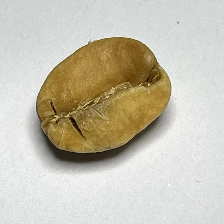
#> input picture dataset/test/Light/light (8).png, 224 x 224 px, found by its file name
$ python cielab.py
#> lines starting #> are read from the running program, lines starting #| are printed output that depends on the picture
import cv2
import numpy as np
import matplotlib.pyplot as plt

img = cv2.imread("dataset/raw/Light/light (8).png")# fungsi baca gambar dari cv2
#> img is the input picture: shape (224, 224, 3); mean B, G, R 178, 194.5, 199.3
img_rgb = cv2.cvtColor(img, cv2.COLOR_BGR2RGB) #konversi gambar jadi rgb

img_lab = cv2.cvtColor(img_rgb,cv2.COLOR_RGB2LAB)
#> img_lab: shape (224, 224, 3); mean of channels 0, 1, 2 199.7, 128, 137.4

l, a, b = cv2.split(img_lab)
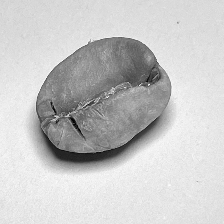
#> l: shape (224, 224); min 2, max 254, mean 199.7
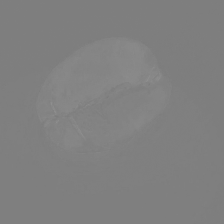
#> a: shape (224, 224); min 122, max 143, mean 128
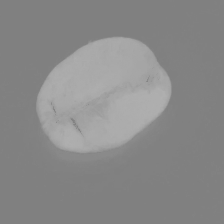
#> b: shape (224, 224); min 127, max 176, mean 137.4
Lmean = np.mean(l)
#> Lmean = 199.7
Amean = np.mean(a)
#> Amean = 128
Bmean = np.mean(b)
#> Bmean = 137.4
L_mean_real = Lmean * (100 / 255)
#> L_mean_real = 78.3
A_mean_real = Amean - 128
#> A_mean_real = -0.0166
B_mean_real = Bmean - 128
#> B_mean_real = 9.44

print(f"L*: {L_mean_real:.2f}")
#| L*: 78.30
print(f"a*: {A_mean_real:.2f}")
#| a*: -0.02
print(f"b*: {B_mean_real:.2f}")
#| b*: 9.44

# fig, ax = plt.subplots(1, 4, figsize=(12, 4))
# ax[0].imshow(img_rgb)
# ax[0].set_title("RGB")

# ax[1].imshow(l, cmap="gray")
# ax[1].set_title("L* (Lightness)")

# ax[2].imshow(a, cmap="gray")
# ax[2].set_title("a* (Green-Red)")

# ax[3].imshow(b, cmap="gray")
# ax[3].set_title("b* (Blue-Yellow)")

# for a in ax: a.axis("off")
# plt.show()

$ run again, with dataset/test/Light/light (100).png copied over dataset/test/Light/light (8).png
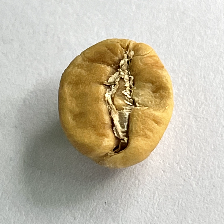
#> input picture dataset/test/Light/light (100).png, 224 x 224 px, found by its file name
#> img is the input picture: shape (224, 224, 3); mean B, G, R 166.2, 185.1, 192.8
#> img_lab: shape (224, 224, 3); mean of channels 0, 1, 2 191.6, 128.6, 139
#> `l, a, b = cv2.split(img_lab)`:
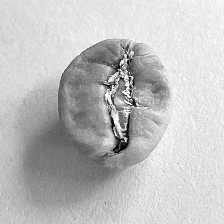
#> l: shape (224, 224); min 0, max 255, mean 191.6
#> `l, a, b = cv2.split(img_lab)`:
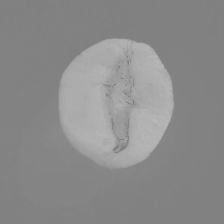
#> b: shape (224, 224); min 127, max 185, mean 139
#> Lmean = 191.6
#> Amean = 128.6
#> Bmean = 139
#> L_mean_real = 75.13
#> A_mean_real = 0.591
#> B_mean_real = 10.99
#| L*: 75.13
#| a*: 0.59
#| b*: 10.99

$ run again, with dataset/test/Light/light (13).png copied over dataset/test/Light/light (8).png
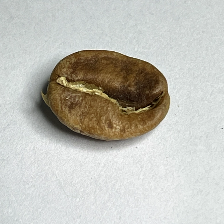
#> input picture dataset/test/Light/light (13).png, 224 x 224 px, found by its file name
#> img is the input picture: shape (224, 224, 3); mean B, G, R 183.8, 191.4, 192.2
#> img_lab: shape (224, 224, 3); mean of channels 0, 1, 2 195.8, 127.7, 132.5
#> `l, a, b = cv2.split(img_lab)`:
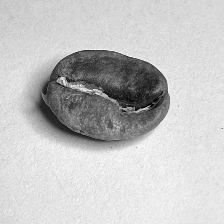
#> l: shape (224, 224); min 1, max 255, mean 195.8
#> `l, a, b = cv2.split(img_lab)`:
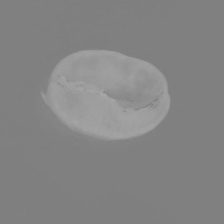
#> b: shape (224, 224); min 125, max 168, mean 132.5
#> Lmean = 195.8
#> Amean = 127.7
#> Bmean = 132.5
#> L_mean_real = 76.79
#> A_mean_real = -0.34
#> B_mean_real = 4.46
#| L*: 76.79
#| a*: -0.34
#| b*: 4.46

$ run again, with dataset/test/Light/light (16).png copied over dataset/test/Light/light (8).png
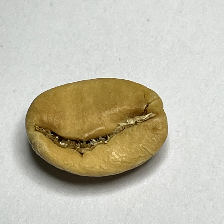
#> input picture dataset/test/Light/light (16).png, 224 x 224 px, found by its file name
#> img is the input picture: shape (224, 224, 3); mean B, G, R 173.2, 190.8, 195.3
#> img_lab: shape (224, 224, 3); mean of channels 0, 1, 2 196.1, 127.5, 138
#> `l, a, b = cv2.split(img_lab)`:
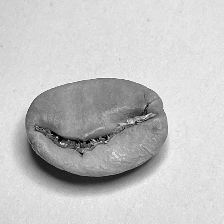
#> l: shape (224, 224); min 0, max 254, mean 196.1
#> `l, a, b = cv2.split(img_lab)`:
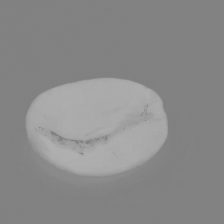
#> b: shape (224, 224); min 127, max 177, mean 138
#> Lmean = 196.1
#> Amean = 127.5
#> Bmean = 138
#> L_mean_real = 76.91
#> A_mean_real = -0.527
#> B_mean_real = 9.96
#| L*: 76.91
#| a*: -0.53
#| b*: 9.96
